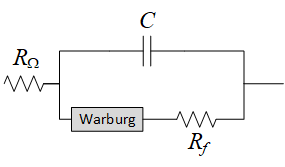
#> input picture EIS for Randles Circuit/Randlescircuit.png, 285 x 167 px
$ python EIS3.py
#> lines starting #> are read from the running program, lines starting #| are printed output that depends on the picture
# -*- coding: utf-8 -*-
"""
Created on Tue Dec 15 20:10:20 2020

@author: tomff
"""
import numpy as np
from matplotlib import pyplot as plt
from matplotlib.offsetbox import AnnotationBbox, OffsetImage
import matplotlib.image as mpimg#from matplotlib import animation as an
import control
from matplotlib.widgets import Slider

# Parameters for the circuit
sigma = 5
R_ohm = 1 #solution resistance ohm-cm2
R_f = 5 #charge transfer resistance ohm-cm2
C = 0.00005 #double layer capacitance F/cm2

img = mpimg.imread('Randlescircuit.png')#get image for plot
#> img is the input picture: shape (167, 285, 3) float32; mean R, G, B 0.968, 0.968, 0.968

# Set up the figure
fig, ((ax1, ax2), (ax3, ax4)) = plt.subplots(2, 2, figsize=(8,8))
plt.subplots_adjust(hspace=0.2)
plt.subplots_adjust(wspace=0.3)
ax3.sharex(ax1)
ax4.sharex(ax2)

ax1.grid(True)
ax2.grid(True, which='both')
ax4.grid(True)
ax1.set_xlim(-0.1, 15)
ax1.set_ylim(0, 15)
ax2.set_xlim(0.01, 100000)
ax2.set_ylim(0.1,100)
ax2.set_yscale("log")
ax3.xaxis.set_visible(False)
ax3.yaxis.set_visible(False)
ax3.spines["top"].set_visible(False)
ax3.spines["right"].set_visible(False)
ax3.spines["left"].set_visible(False)
ax3.spines["bottom"].set_visible(False)
ax3.text(2.0, 0.1, r'Adjustable Parameters', fontsize=12)
ax2.text(1, 1.1, r'Bode plot', fontsize=14)
ax1.text(1, 6.5, r'Nyquist plot', fontsize=14)
ax4.set_ylim(-90, 0)
ax4.set_xscale("log")


w = np.logspace(-1.2,6.8,1000)

# calculate impedance, and make Nyquist plot
a1 = 1 + sigma*np.sqrt(w)*C
b1 = w*C*(sigma/np.sqrt(w)+R_f)
c1 = sigma/np.sqrt(w) + R_f
d1 = -sigma/np.sqrt(w)

Wr = R_ohm + (a1*c1+b1*d1)/(a1*a1+b1*b1)
Wi = -(a1*d1-c1*b1)/(a1*a1+b1*b1)
#Wr = R_ohm + R_f/(1+w*w*R_f*R_f*C*C) + sigma/np.sqrt(w)
#Wi = w*R_f*R_f*C/(1+w*w*R_f*R_f*C*C)  + sigma/np.sqrt(w)
ax1.set_ylabel(r'-Zi, $\Omega \mathrm {-cm^2}$')
ax1.set_xlabel(r'Zr, $\Omega \mathrm {-cm^2}$')
ax2.set_ylabel('Amplitude ratio')
ax4.set_xlabel('frequency, Hz')
ax4.set_ylabel('Phase angle, degrees')
p1, = ax1.plot(Wr, Wi, color='k')
anno1 = ax1.annotate('1 kHz', xytext=(1,4), xy=(Wr[625],Wi[625]), arrowprops=dict(arrowstyle="->"))
anno2 = ax1.annotate('1 Hz', xytext=(5,5), xy=(Wr[150],Wi[150]), arrowprops=dict(arrowstyle="->"))

# calculate gain and phase angle, make Bode plot
AR = np.sqrt(Wr*Wr + Wi*Wi)
p2, = ax2.plot(0.159*w, AR)

PAng = 57.3*np.arctan(-Wi/Wr)
p4, = ax4.plot(0.159*w, PAng)

#SET UP SLIDER BARS
ax3rw = plt.axes([0.11, 0.2, 0.25, 0.02], facecolor='aliceblue')
ohmres = Slider(ax3rw, r'$R_{\Omega}$', 0.01, 10, valinit=1, color='dodgerblue', valfmt='%1.2f')
ax1up = plt.axes([0.11, 0.25, 0.25, 0.02], facecolor='aliceblue')
capacitance = Slider(ax1up, r'$C$', 1e-5, 1e-4, valinit=5e-5, color='dodgerblue', valfmt='%1.6f')
ax1Rf = plt.axes([0.11, 0.30, 0.25, 0.02], facecolor='aliceblue')
kineticres = Slider(ax1Rf, r'$R_f$', 0.001, 10, valinit=5, color='dodgerblue', valfmt='%1.2f')
ax1Warb = plt.axes([0.11, 0.35, 0.25, 0.02], facecolor='aliceblue')
Warburg = Slider(ax1Warb, r'Warburg', 0.01, 10, valinit=5, color='dodgerblue')

def update(val):
    R_ohm = ohmres.val
    sigma = Warburg.val
    R_f = kineticres.val
    C = capacitance.val
    a1 = 1 + sigma*np.sqrt(w)*C
    b1 = w*C*(sigma/np.sqrt(w)+R_f)
    c1 = sigma/np.sqrt(w) + R_f
    d1 = -sigma/np.sqrt(w)

    Wr = R_ohm + (a1*c1+b1*d1)/(a1*a1+b1*b1)
    Wi = -(a1*d1-c1*b1)/(a1*a1+b1*b1)
    #Wr = R_ohm + R_f/(1+w*w*R_f*R_f*C*C) + sigma/np.sqrt(w)
    #Wi = w*R_f*R_f*C/(1+w*w*R_f*R_f*C*C)  + sigma/np.sqrt(w)
    p1.set_ydata(Wi)
    p1.set_xdata(Wr)
    AR = np.sqrt(Wr*Wr + Wi*Wi)
    p2.set_ydata(AR)
    PAng = 57.3*np.arctan(-Wi/Wr)
    p4.set_ydata(PAng)
#   anno1.set_position((Wr[625],Wi[625]))
    anno1.xy = (Wr[625],Wi[625])
    anno2.xy = (Wr[150],Wi[150])
#   anno1 = ax1.annotate('1 kHz', xytext=(1,4), xy=(Wr[625],Wi[625]), arrowprops=dict(arrowstyle="->"))
#   anno2 = ax1.annotate('1 Hz', xytext=(5,5), xy=(Wr[150],Wi[150]), arrowprops=dict(arrowstyle="->"))

    fig.canvas.draw_idle()


# add image for Randles Circuit
imagebox_python = OffsetImage(img, zoom=.45)
xy = [5.5,11.7]
ab_RandlesLogo = AnnotationBbox(imagebox_python, xy, xybox=(1., -1.), boxcoords='offset points')
ax1.add_artist(ab_RandlesLogo)

fig.suptitle('EIS for Randles Circuit', fontsize=18, y=0.93)
ohmres.on_changed(update)
capacitance.on_changed(update)
kineticres.on_changed(update)
Warburg.on_changed(update)
plt.show()
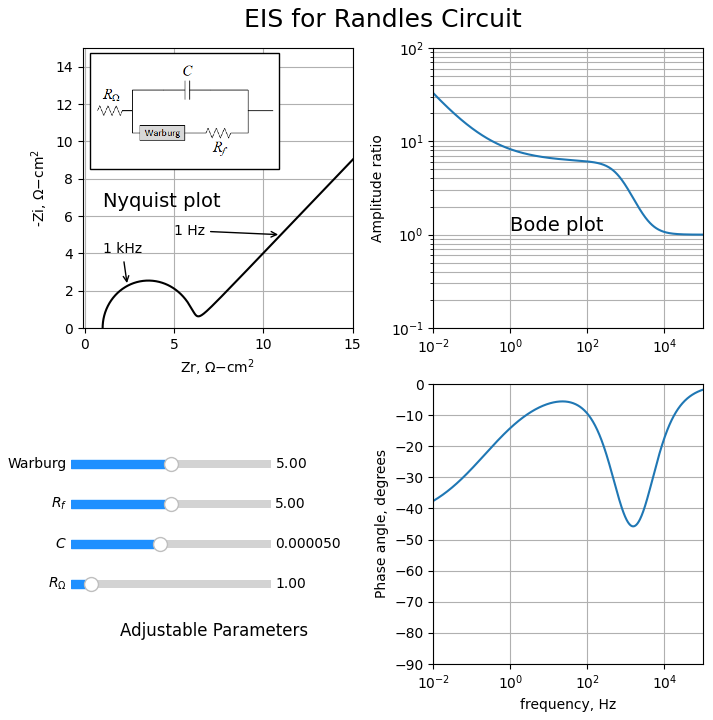
#> figure drawn by matplotlib, 7 panels; panel 2: curve peaks at x = 0.01, y = 32.67; panel 3: curve peaks at x = 1003222.2, y = -0.182
